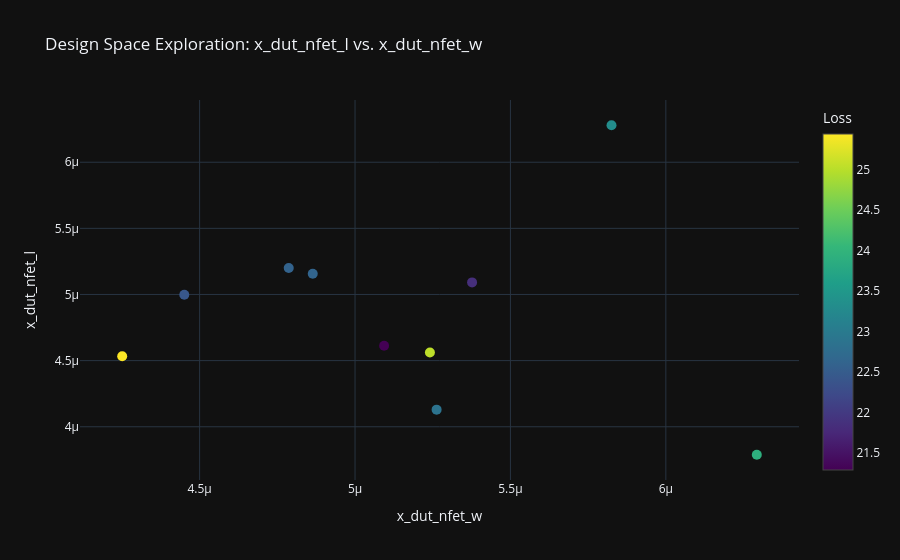
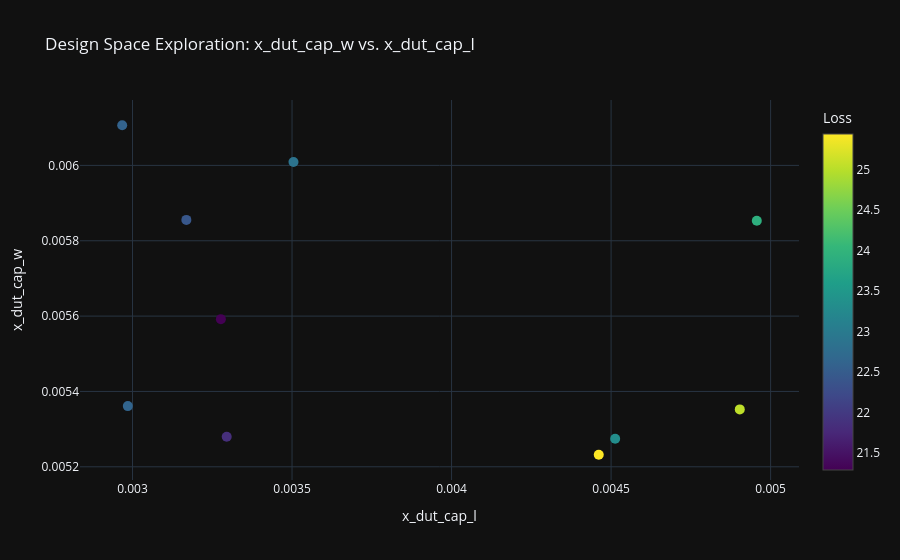
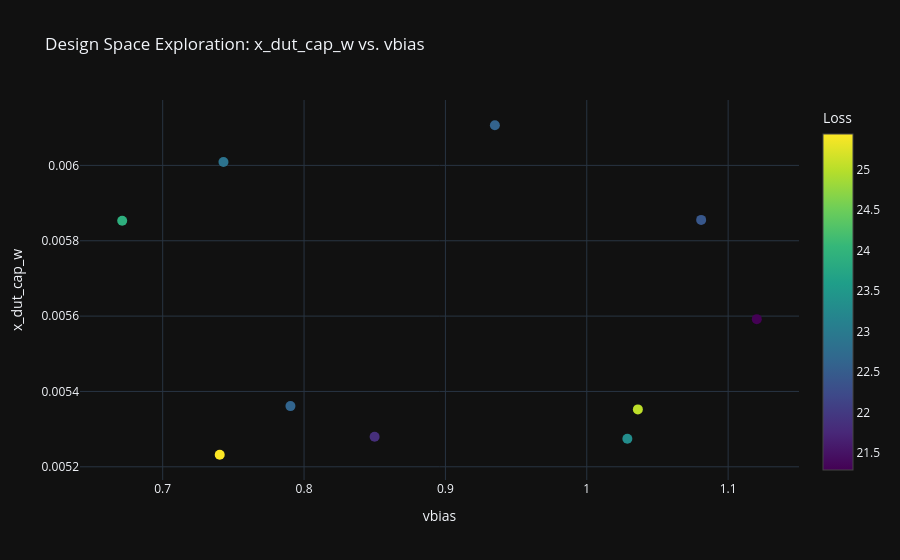

Notebook source saved alongside these figures, in order:
### Markdown cell above
### (4) Design Space Exploration

### Code cell
circuit_optimizer.plot_design_space_exploration(param_x="x_dut_nfet_w", param_y="x_dut_nfet_l", show=True)
circuit_optimizer.plot_design_space_exploration(param_x="x_dut_cap_l", param_y="x_dut_cap_w", show=True)
circuit_optimizer.plot_design_space_exploration(param_x="vbias", param_y="x_dut_cap_w", show=True)

### Figure 1 — Plotly figure (JSON) as saved in the notebook; plotly's stock layout.template omitted (floating-point values rounded to 4 significant figures)
{"data": [{"marker": {"color": [25.44, 23.32, 23.91, 21.29, 22.63, 25.03, 22.59, 22.87, 21.84, 22.41], "colorbar": {"title": {"text": "Loss"}}, "colorscale": [[0, "#440154"], [0.1111, "#482878"], [0.2222, "#3e4989"], [0.3333, "#31688e"], [0.4444, "#26828e"], [0.5556, "#1f9e89"], [0.6667, "#35b779"], [0.7778, "#6ece58"], [0.8889, "#b5de2b"], [1, "#fde725"]], "showscale": true, "size": 10}, "mode": "markers", "name": "Design Space Exploration", "type": "scatter", "x": [4.251e-06, 5.825e-06, 6.293e-06, 5.094e-06, 4.864e-06, 5.241e-06, 4.787e-06, 5.262e-06, 5.377e-06, 4.451e-06], "y": [4.534e-06, 6.28e-06, 3.788e-06, 4.612e-06, 5.157e-06, 4.562e-06, 5.2e-06, 4.129e-06, 5.091e-06, 4.998e-06]}], "layout": {"showlegend": false, "title": {"text": "Design Space Exploration: x_dut_nfet_l vs. x_dut_nfet_w"}, "xaxis": {"title": {"text": "x_dut_nfet_w"}}, "yaxis": {"title": {"text": "x_dut_nfet_l"}}}}

### Figure 2 — Plotly figure (JSON) as saved in the notebook; plotly's stock layout.template omitted (floating-point values rounded to 4 significant figures)
{"data": [{"marker": {"color": [25.44, 23.32, 23.91, 21.29, 22.63, 25.03, 22.59, 22.87, 21.84, 22.41], "colorbar": {"title": {"text": "Loss"}}, "colorscale": [[0, "#440154"], [0.1111, "#482878"], [0.2222, "#3e4989"], [0.3333, "#31688e"], [0.4444, "#26828e"], [0.5556, "#1f9e89"], [0.6667, "#35b779"], [0.7778, "#6ece58"], [0.8889, "#b5de2b"], [1, "#fde725"]], "showscale": true, "size": 10}, "mode": "markers", "name": "Design Space Exploration", "type": "scatter", "x": [0.004461, 0.004513, 0.004957, 0.003277, 0.002985, 0.004903, 0.002968, 0.003505, 0.003295, 0.003169], "y": [0.005232, 0.005275, 0.005853, 0.005592, 0.005361, 0.005352, 0.006107, 0.006009, 0.00528, 0.005855]}], "layout": {"showlegend": false, "title": {"text": "Design Space Exploration: x_dut_cap_w vs. x_dut_cap_l"}, "xaxis": {"title": {"text": "x_dut_cap_l"}}, "yaxis": {"title": {"text": "x_dut_cap_w"}}}}

### Figure 3 — Plotly figure (JSON) as saved in the notebook; plotly's stock layout.template omitted (floating-point values rounded to 4 significant figures)
{"data": [{"marker": {"color": [25.44, 23.32, 23.91, 21.29, 22.63, 25.03, 22.59, 22.87, 21.84, 22.41], "colorbar": {"title": {"text": "Loss"}}, "colorscale": [[0, "#440154"], [0.1111, "#482878"], [0.2222, "#3e4989"], [0.3333, "#31688e"], [0.4444, "#26828e"], [0.5556, "#1f9e89"], [0.6667, "#35b779"], [0.7778, "#6ece58"], [0.8889, "#b5de2b"], [1, "#fde725"]], "showscale": true, "size": 10}, "mode": "markers", "name": "Design Space Exploration", "type": "scatter", "x": [0.7404, 1.029, 0.6714, 1.12, 0.7904, 1.036, 0.935, 0.743, 0.8499, 1.081], "y": [0.005232, 0.005275, 0.005853, 0.005592, 0.005361, 0.005352, 0.006107, 0.006009, 0.00528, 0.005855]}], "layout": {"showlegend": false, "title": {"text": "Design Space Exploration: x_dut_cap_w vs. vbias"}, "xaxis": {"title": {"text": "vbias"}}, "yaxis": {"title": {"text": "x_dut_cap_w"}}}}
